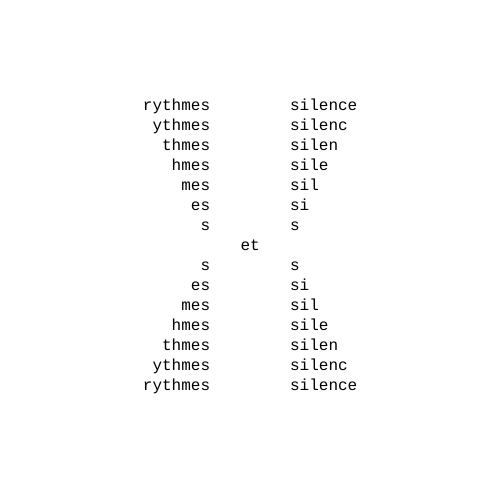
Frame 1 (no input)
Frame 60 (no input): identical to frame 1, image omitted
Frame 120 (the mouse pressed at the canvas centre since frame 60): identical to frame 1, image omitted

The p5.js sketch that drew this single still picture (run headless with seeded random() and noise() and a simulated clock; from frame 60 on, the mouse is pressed at the canvas centre):

// p5.js sketch
// ── sketch.js
// --------------------------------------------------------------------------------
// Ilse Garnier, three pieces from 'Rythmes et silences', in  *Jazz pour les
// yeux, anthologie de poésie spatiale*, Editions L’herbe qui tremble, 2011
//
// Jérémie Wenger, 2023
// With Iris Colomb, in the context of *Machines poétiques*: exploring textual
// systems through experimental French poetry, Goldsmiths College
// --------------------------------------------------------------------------------

// pictures available here:
// https://poezibao.typepad.com/poezibao/2011/05/anthologie-permanente-ilse-garnier.html

let word1;
let word2;
let word3;

let whiteSpace;

let poemIndex;
let poemFunctions;

function setup() {
  createCanvas(500, 500);

  // TODO: in the current sketch, I use words as global variables.
  // you could instead pass them as function arguments!
  word1 = 'rythmes';
  word2 = 'et';
  word3 = 'silence';

  poemIndex = 0;

  whiteSpace = 40;

  textFont('Courier');
  textSize(16);
  fill(0);

  poemFunctions = [
    poem1,
    poem2,
    poem3
  ];

}

function draw() {
  background(255);

  // selecting the current poem function and calling it
  poemFunctions[poemIndex]();
}

// --------------------------------------------------------------------------------
// interaction

// using arrow keys or numbers to switch between poems
function keyPressed() {
  switch (key) {
    case '1':
      poemIndex = 0;
      return;
    case '2':
      poemIndex = 1;
      return;
    case '3':
      poemIndex = 2;
      return;
    case ' ':
      poemIndex = mod(poemIndex + 1, poemFunctions.length);
      return;
  }

  switch (keyCode) {
    case UP_ARROW:
      poemIndex = mod(poemIndex - 1, poemFunctions.length);
      return;
    case LEFT_ARROW:
      poemIndex = mod(poemIndex - 1, poemFunctions.length);
      return;
    case DOWN_ARROW:
      poemIndex = mod(poemIndex + 1, poemFunctions.length);
      return;
    case RIGHT_ARROW:
      poemIndex = mod(poemIndex + 1, poemFunctions.length);
      return;
  }
}

// --------------------------------------------------------------------------------
// poem functions

function poem1() {
  // Beware, word1 & word2 must have the same number of letters
  // TODO: adapt the code so that it works with words of different lengths?
  // (This will have aesthetic/visual consequences, how do you handle those?)

  // left word
  textAlign(RIGHT);
  for (let i = 0; i < word1.length; i++){
    // top left
    text(word1.slice(i), width/2 - whiteSpace, height/2 - word1.length * textLeading() + i*textLeading());
    // bottom left
    text(word1.slice(word1.length - i - 1), width/2 - whiteSpace, height/2 + (i + 1) * textLeading());
  }

  // central word
  textAlign(CENTER);
  text(word2, width/2, height/2);

  // left word
  textAlign(LEFT);
  for (let i = 0; i < word3.length; i++){
    // top right
    text(word3.slice(0, word3.length - i), width/2 + whiteSpace, height/2 - word3.length * textLeading() + i*textLeading());
    // bottom right
    text(word3.slice(0, i + 1), width/2 + whiteSpace, height/2 + (i + 1) * textLeading());
  }
}

function poem2() {
  // This poem has really two very different processes going on, a rather simple one
  // for the bottom left, and a more elaborate one for the upper right. Can you understand
  // the mechanism of the upper right triangle, and perhaps change the code so that you can
  // control the shapes of the two triangles at will (using variables that you pass as arguments
  // of the function?

  // bottom left triangle
  textAlign(LEFT);

  const w3 = (word3 + ' ').repeat(2);
  for (let i = 0; i < w3.length; i++) {
    text(w3.slice(0, i), 100, 100 + i * textLeading());
  }

  // upper right triangle
  // the principle for this is, for each line:
  // - move three letters to the right (rythme → thme)
  // - shift the beginning of the line by two letters
  //   while keeping the end fixed (each line is shorter
  //   than the previous one by two)
  textAlign(RIGHT);

  // TODO: what can be tweaked/turned into variables:
  // - the initial repetitions of the baseWord (4)
  // - the step size for i (skip the number of letters)
  // - the step size for windowWidth (how fast the line reduces)
  const baseWord = word1 + ' ';
  let wordRepeated = (baseWord).repeat(4);
  const originalWidth = textWidth(wordRepeated);
  let windowWidth = wordRepeated.length - 1;

  // wordDisplayed will be what we write to the screen (↓ removing the last space)
  let wordDisplayed = wordRepeated.slice(wordRepeated.length - 1);

  let i = 0;
  while (wordDisplayed.length > 0) {
    // console.log(`'${wordDisplayed}' | i: ${i}, windowWidth: ${windowWidth}, added: ${i + windowWidth}, wordRepeated.length: ${wordRepeated.length}`);

    // as we slide, we need to expand wordRepeated by baseWord
    // whenever i + windowWidth is bigger than its length
    if (i + windowWidth > wordRepeated.length) {
      wordRepeated += baseWord;
    }

    // use the index and windowWidth to slide the appropriate length
    wordDisplayed = wordRepeated.slice(i, i + windowWidth);
    text(wordDisplayed, 100 + originalWidth, 100 + (i/3 - 1) * textLeading());

    // we shift to the right by three letters
    // we reduce the line by two letters
    i += 3;
    windowWidth -= 2;
  }

}

function poem3() {
  // Beware, word1 & word2 must have the same number of letters
  // TODO: adapt the code so that it works with words of different lengths?
  // (This will have aesthetic/visual consequences, how do you handle those?)

  // left word
  textAlign(RIGHT);
  for (let i = 0; i < word1.length; i++){
    // top left
    text(word1.slice(word1.length - i - 1), width/2 - whiteSpace, height/2 - (word1.length - 1) * textLeading() + i * textLeading());
    // bottom left
    if (i > 0) text(word1.slice(i), width/2 - whiteSpace, height/2 + i * textLeading());
    // ↑ hack: if we draw the middle word twice it appears bold
  }

  // central word
  textAlign(CENTER);
  text(word2, width/2, height/2);

  // right word
  textAlign(LEFT);
  for (let i = 0; i < word3.length; i++){
    // top right
    text(word3.slice(0, i + 1), width/2 + whiteSpace, height/2 - (word3.length - 1) * textLeading() + i * textLeading());
    // bottom right
    if (i > 0) text(word3.slice(0, word3.length - i), width/2 + whiteSpace, height/2 + i * textLeading());
    // ↑ hack: if we draw the middle word twice it appears bold
  }
}

// --------------------------------------------------------------------------------
// utils

// fix for the modulo (%) annoyance with negative numbers
// from: https://stackoverflow.com/a/17323608
function mod(n, m) {
  return ((n % m) + m) % m;
}


// ── style.css
/* https://editor.p5js.org/andytilia/sketches/clR7Rww1z */

html, body {
  height: 100%;
  -webkit-tap-highlight-color: transparent; /* disable blue highlight on tap, https://stackoverflow.com/a/30319808 */
}

body {
  margin: 0;
  display: flex;

  /* This centers our sketch horizontally. */
  justify-content: center;

  /* This centers our sketch vertically. */
  align-items: center;

  background-color: white;
}
